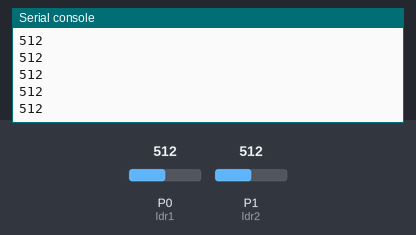
The program below on a simulated BBC micro:bit running MicroPython. Parts: the last lines printed to the serial console. The test bench sets the inputs (shaded band); at power-on: P0 (ldr1) = 512, P1 (ldr2) = 512 (analog values on the 0–1023 scale).

Above: at 1.2 s.
1.3 s: P0 (ldr1) set to 390
At 1.8 s:
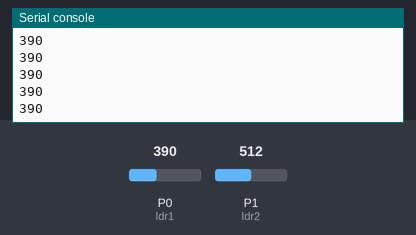
2.8 s: P0 (ldr1) set to 410
At 3.8 s:
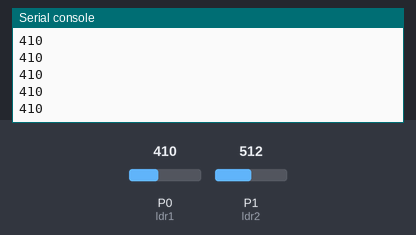
Timing chart, 0 to 5.8 s (numbered marks = the images above; inputs shaded):
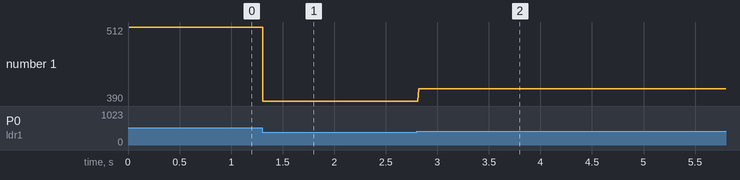

Measured:
- after the input at 1.3 s, the serial console: prints a new line at once (image 1)
- after the input at 2.8 s, the serial console: prints a new line at once (image 2)
- plotted number 1: 512 → 390 after the input at 1.3 s, 390 → 410 after the input at 2.8 s

The program:

ldr_speed.py
```python
from microbit import *

ldr1 = pin0
ldr2 = pin1
led1 = pin8
led2 = pin12

distance = 40			# ldr sensors are 40cm appart
count = 0
start = 1

while True:
    val_1 = ldr1.read_analog()
    if ldr1.read_analog() > 400:
        start = 1
    while start == 1:
        sleep(10)
        count = count + 1
        if ldr2.read_analog() > 400:
            t = count/100
            start = 0
            break
    print(val_1)

speed = distance/t
print(val_1)
#wihan
```
